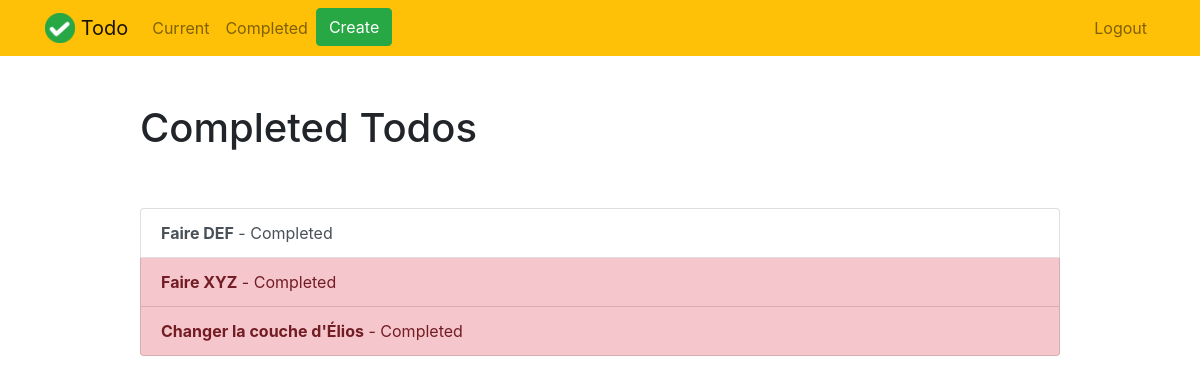
/completed/ (signed in), run on the app's committed database.
### todo/models.py (models this page shows, shortened)
class Todo(models.Model):
    title = models.CharField(max_length=100)
    memo = models.TextField(blank=True)
    important = models.BooleanField(default=False)
    created_date = models.DateTimeField(auto_now_add=True)
    completed_date = models.DateTimeField(null=True, blank=True)
    user = models.ForeignKey(User, on_delete=models.CASCADE)

### todo/views.py (the view)
# urls.py: path('completed/', views.completedtodos, name='completedtodos'),
@login_required
def completedtodos(request):
    todos = Todo.objects.filter(user=request.user, completed_date__isnull=False).order_by('-completed_date')
    return render(request, 'todo/completedtodos.html', {'todos':todos})

### todo/templates/todo/completedtodos.html
{% extends "todo/base.html" %}
{% block content %}
    <div class="row justify-content-center mt-5">
        <div class="col-md-10">
            <h1>Completed Todos</h1>
        </div>
    </div>
    <div class="row justify-content-center mt-5">
        <div class="col-md-10">
            <div class="list-group">
                {% for todo in todos %}
                    <a href="{% url 'viewtodo' todo.id %}" class="list-group-item list-group-item-action{% if todo.important %} list-group-item-danger{% endif %}"><b>{{ todo.title }}</b> - Completed {{ todo.datecompleted|date:'M j Y H:i' }}</a>
                {% endfor %}
            </div>
        </div>
    </div>
{% endblock %}

### data on the page
Todo: title "Faire DEF"
Todo: title "Faire XYZ"
Todo: title "Changer la couche d'Élios"
